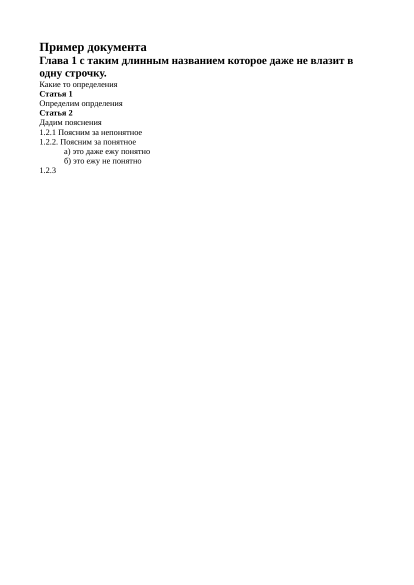
#> input picture dedoc/api/web/example.bmp, 827 x 1170 px (shown at 1/2 size)
$ python -i table_recognizer.py   (imports and definitions only)
#> lines starting #> are read from the running program, lines starting #| are printed output that depends on the picture; after the words box and inside, x2 and y2 are one past the last pixel; in counts of white or black regions, pixels touching at a corner belong together
#> further down, picture is the input picture: shape (1170, 827); min 0, max 255, mean 252.7
import json
import logging
import os
import time
import traceback
from typing import List, Optional, Tuple

import cv2
import numpy as np
from PIL import Image

from dedoc.data_structures.line_with_meta import LineWithMeta
from dedoc.readers.pdf_reader.data_classes.tables.scantable import ScanTable
from dedoc.readers.pdf_reader.data_classes.tables.table_tree import TableTree
from dedoc.readers.pdf_reader.data_classes.tables.table_type import TableTypeAdditionalOptions
from dedoc.readers.pdf_reader.pdf_image_reader.table_recognizer.table_extractors.concrete_extractors.multipage_table_extractor import MultiPageTableExtractor
from dedoc.readers.pdf_reader.pdf_image_reader.table_recognizer.table_extractors.concrete_extractors.onepage_table_extractor import OnePageTableExtractor
from dedoc.utils.image_utils import fill_bbox_on_image

"""-------------------------------------entry class of Table Recognizer Module---------------------------------------"""


def _table_line_crossings(gray: np.ndarray, long_side: int = 700) -> int:
    """Cheap table-presence signal (~7 ms/page) reproducing the OpenCV table detector's OWN line detection: binarize
    with a fixed 225 threshold (keeps faint rules), close short horizontal and vertical morphology kernels
    (``img//55`` & ``img//100`` floored at the detector's minimum cell size), and count grid crossings of the
    horizontal x vertical rules. Reproducing the detector's line detection is what preserves recall: 100% on 503
    diverse tables (gen_tables 1/2/3 + real_mixed table/hard_table/image_table; the sparsest real table still has 3
    crossings) at ~1/50th the detector's cost. Text has horizontal runs but no crossing vertical rules, so a page
    below the threshold has no bordered table the detector could find. (A plain Otsu + long-kernel version missed 12%
    of real tables -- do not simplify further.)"""
#> called with long_side = 700
    scale = long_side / max(gray.shape)
#> scale = 0.598
    g = cv2.resize(gray, None, fx=scale, fy=scale, interpolation=cv2.INTER_AREA)
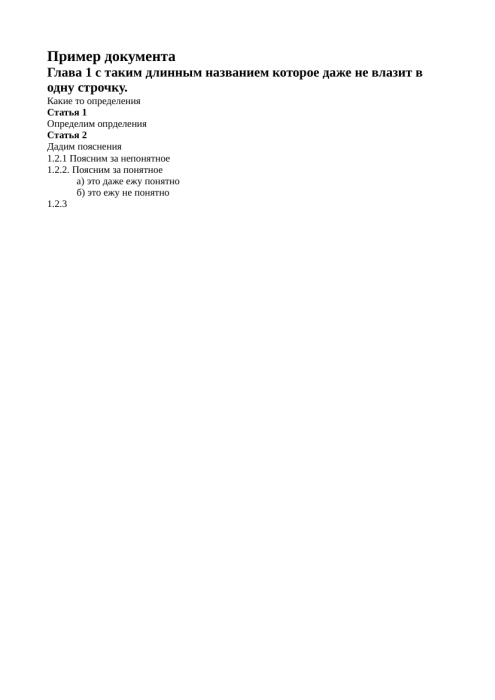
#> g: shape (700, 495); min 0, max 255, mean 252.7
    img_bin = 255 - cv2.threshold(g, 225, 255, cv2.THRESH_BINARY)[1]
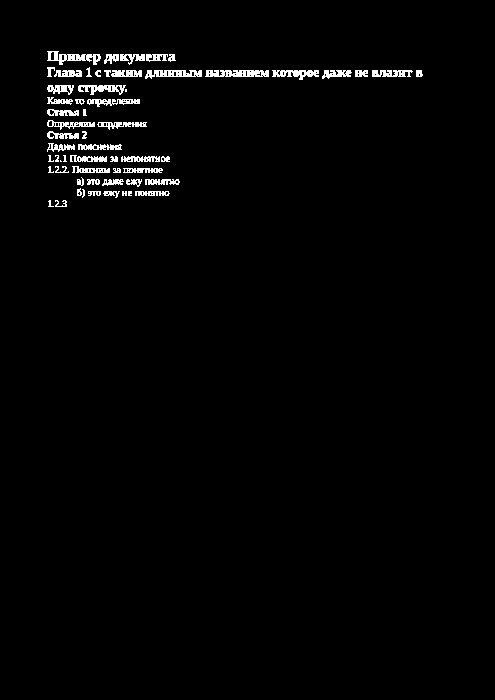
#> img_bin: shape (700, 495); 1.8% white in thin lines or dots, all inside (x1, y1, x2, y2) = (47, 51, 423, 207)
#> (the run stopped early here; a loop or call above may not have finished)
